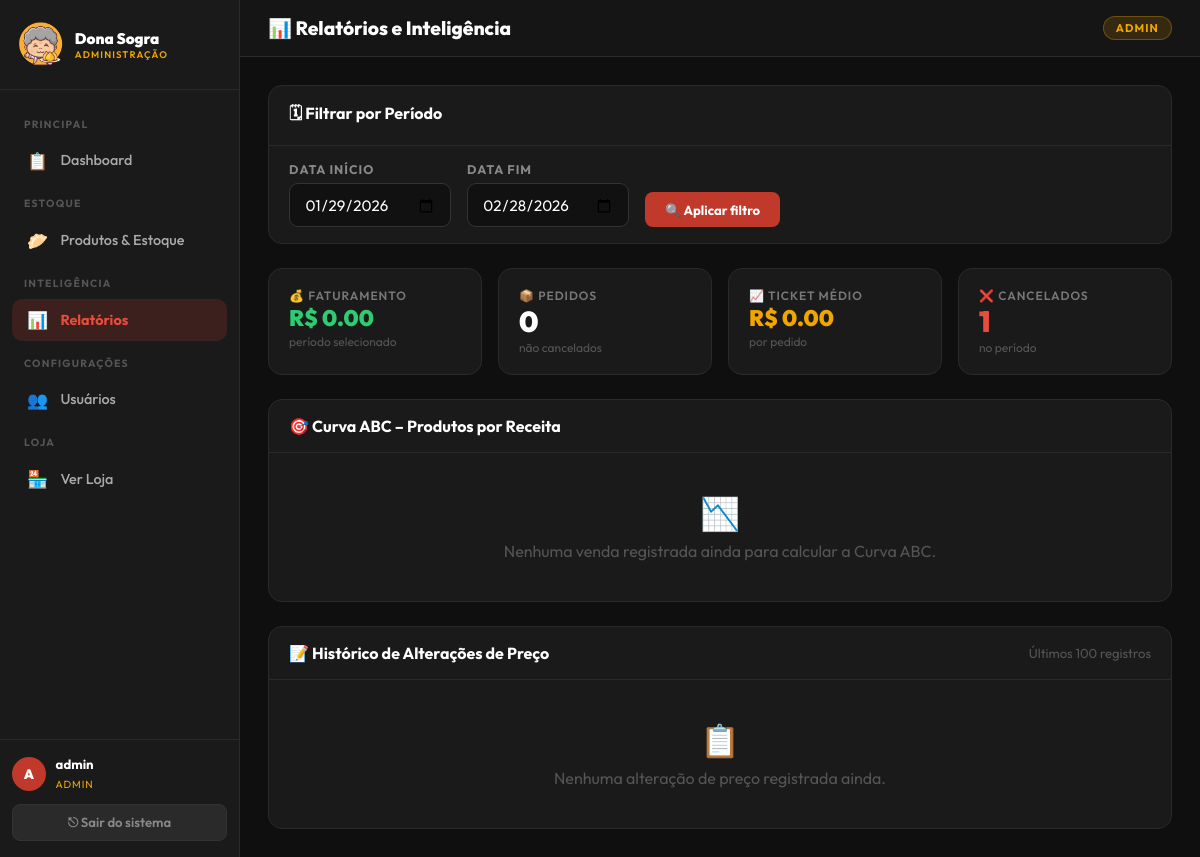
Page /admin/relatorios (signed in) on the committed database.
### models.py (models this page shows, shortened)
class User(UserMixin, db.Model):
    __tablename__ = 'users'
    id            = db.Column(db.Integer, primary_key=True)
    username      = db.Column(db.String(64), unique=True, nullable=False, index=True)
    password_hash = db.Column(db.String(256), nullable=False)
    role          = db.Column(db.String(20), nullable=False, default='staff')  # 'admin' ou 'staff'
    is_active     = db.Column(db.Boolean, nullable=False, default=True)
    created_at    = db.Column(db.DateTime, nullable=False, default=datetime.utcnow)
    cancelamentos = db.relationship('Order',    foreign_keys='Order.cancelado_por_id',    backref='cancelado_por_usuario', lazy='dynamic')
    price_logs    = db.relationship('PriceLog', foreign_keys='PriceLog.changed_by_id',    backref='alterado_por_usuario', lazy='dynamic')

### admin.py (the view, shortened to what this page needs)
@admin_bp.route('/relatorios')
@login_required
def relatorios():
    hoje = datetime.utcnow().date()
    data_inicio_str = request.args.get('inicio', (hoje - timedelta(days=30)).isoformat())
    data_fim_str    = request.args.get('fim',    hoje.isoformat())
    try:
        data_inicio = datetime.fromisoformat(data_inicio_str)
        data_fim    = datetime.fromisoformat(data_fim_str) + timedelta(days=1)
    except ValueError:
        data_inicio = datetime.utcnow() - timedelta(days=30)
        data_fim    = datetime.utcnow() + timedelta(days=1)
    q_financeiro = (Order.query
                    .filter(Order.created_at >= data_inicio)
                    .filter(Order.created_at < data_fim)
                    .filter(Order.status != 'Cancelado'))
    pedidos_periodo    = q_financeiro.all()
    total_vendas       = sum(p.total for p in pedidos_periodo)
    qtd_pedidos        = len(pedidos_periodo)
    ticket_medio       = (total_vendas / qtd_pedidos) if qtd_pedidos > 0 else 0.0
    total_cancelados   = (Order.query
                          .filter(Order.created_at >= data_inicio)
                          .filter(Order.created_at < data_fim)
                          .filter(Order.status == 'Cancelado').count())
    abc_raw = (db.session.query(
                    Product.id,
                    Product.nome,
                    func.sum(OrderItem.quantidade).label('total_unidades'),
                    func.sum(OrderItem.quantidade * OrderItem.preco_unitario_snapshot).label('receita_total')
               )
               .join(OrderItem, OrderItem.product_id == Product.id)
               .join(Order, Order.id == OrderItem.order_id)
               .filter(Order.status != 'Cancelado')
               .group_by(Product.id, Product.nome)
               .order_by(func.sum(OrderItem.quantidade * OrderItem.preco_unitario_snapshot).desc())
               .all())
    receita_total_geral = sum(r.receita_total for r in abc_raw) or 1  # evita divisão por zero
    acumulado = 0
    curva_abc = []
    historico_precos = (PriceLog.query
                        .order_by(PriceLog.changed_at.desc())
                        .limit(100)
                        .all())
    return render_template(
        'admin/relatorios.html',
        total_vendas=total_vendas,
        qtd_pedidos=qtd_pedidos,
        ticket_medio=ticket_medio,
        total_cancelados=total_cancelados,
        data_inicio_str=data_inicio_str,
        data_fim_str=data_fim_str,
        curva_abc=curva_abc,
        historico_precos=historico_precos,
    )

### app.py (called while the page is built)
@login_manager.user_loader
def load_user(user_id: str):
    return User.query.get(int(user_id))

### templates/admin/relatorios.html (shortened to what this page needs)
{% extends "admin/base_admin.html" %}
{% block page_title %}📊 Relatórios e Inteligência{% endblock %}
{% block content %}
<div class="card" style="margin-bottom:1.5rem;">
    <div class="card-header">
        <h2>🗓 Filtrar por Período</h2>
    </div>
    <div style="padding:1rem 1.25rem;">
        <form method="GET" action="{{ url_for('admin.relatorios') }}"
            style="display:flex; gap:1rem; align-items:flex-end; flex-wrap:wrap;">
            <div>
                <label class="form-label">Data início</label>
                <input type="date" name="inicio" value="{{ data_inicio_str }}" class="form-input" style="width:auto;" />
            </div>
            <div>
                <label class="form-label">Data fim</label>
                <input type="date" name="fim" value="{{ data_fim_str }}" class="form-input" style="width:auto;" />
            </div>
            <button type="submit" class="btn btn-primary" style="padding:0.6rem 1.25rem;">
                🔍 Aplicar filtro
            </button>
        </form>
    </div>
</div>
<div class="stats-grid" style="margin-bottom:1.5rem;">
    <div class="stat-card">
        <div class="stat-label">💰 Faturamento</div>
        <div class="stat-value" style="font-size:1.4rem; color:#2ecc71;">
            R$ {{ '%.2f'|format(total_vendas) }}
        </div>
        <div class="stat-sub">período selecionado</div>
    </div>
    <div class="stat-card">
        <div class="stat-label">📦 Pedidos</div>
        <div class="stat-value">{{ qtd_pedidos }}</div>
        <div class="stat-sub">não cancelados</div>
    </div>
    <div class="stat-card">
        <div class="stat-label">📈 Ticket Médio</div>
        <div class="stat-value" style="font-size:1.4rem; color:#F0A500;">
            R$ {{ '%.2f'|format(ticket_medio) }}
        </div>
        <div class="stat-sub">por pedido</div>
    </div>
    <div class="stat-card">
        <div class="stat-label">❌ Cancelados</div>
        <div class="stat-value" style="color:#e74c3c;">{{ total_cancelados }}</div>
        <div class="stat-sub">no período</div>
    </div>
</div>
<div class="card" style="margin-bottom:1.5rem;">
    <div class="card-header">
        <h2>🎯 Curva ABC – Produtos por Receita</h2>
    </div>
    {% if curva_abc %}
    <div style="overflow-x:auto;">
        <table>
            <thead>
                <tr>
                    <th>Rank</th>
                    <th>Produto</th>
                    <th>Unid. Vendidas</th>
                    <th>Receita Total</th>
                    <th>Classe</th>
                    <th>O que significa</th>
                </tr>
            </thead>
            <tbody>
                {% for item in curva_abc %}
                <tr>
                    <td style="color:#555; font-weight:700;">{{ loop.index }}º</td>
                    <td style="font-weight:600; color:#ddd;">{{ item.nome }}</td>
                    <td style="color:#aaa;">{{ item.total_unidades }}</td>
                    <td style="font-weight:700; color:#F0A500;">
                        R$ {{ '%.2f'|format(item.receita_total) }}
                    </td>
                    <td>
                        <span class="abc-{{ item.classe }}" style="font-size:1.1rem; font-weight:900;">
                            {{ item.classe }}
                        </span>
                    </td>
                    <td style="font-size:0.8rem; color:#555;">
                        {% if item.classe == 'A' %}
                        🔑 Produto vital – faturamento prioritário (top 70% da receita)
                        {% elif item.classe == 'B' %}
                        📌 Desempenho médio – atenção secundária (70–90% da receita)
                        {% else %}
                        🔻 Baixo impacto financeiro – avaliar (últimos 10% da receita)
                        {% endif %}
                    </td>
                </tr>
                {% endfor %}
            </tbody>
        </table>
    </div>
    {% else %}
    <div style="text-align:center; padding:2.5rem; color:#555;">
        <p style="font-size:2rem;">📉</p>
        <p style="margin-top:0.5rem;">Nenhuma venda registrada ainda para calcular a Curva ABC.</p>
    </div>
    {% endif %}
</div>
<div class="card">
    <div class="card-header">
        <h2>📝 Histórico de Alterações de Preço</h2>
        <span style="color:#555; font-size:0.82rem;">Últimos 100 registros</span>
    </div>
    {% if historico_precos %}
    <div style="overflow-x:auto;">
        <table>
            <thead>
                <tr>
                    <th>Data/Hora</th>
                    <th>Produto</th>
                    <th>Preço Anterior</th>
                    <th>Novo Preço</th>
                    <th>Variação</th>
                    <th>Alterado por</th>
                </tr>
            </thead>
            <tbody>
                {% for log in historico_precos %}
                {% set variacao = log.preco_novo - log.preco_anterior %}
                <tr>
                    <td style="white-space:nowrap; font-size:0.8rem; color:#666;">
                        {{ log.changed_at.strftime('%d/%m/%Y %H:%M') }}
                    </td>
                    <td style="font-weight:600; color:#ddd;">{{ log.produto.nome }}</td>
                    <td style="color:#aaa; text-decoration:line-through;">
                        R$ {{ '%.2f'|format(log.preco_anterior) }}
                    </td>
                    <td style="font-weight:700; color:#F0A500;">
                        R$ {{ '%.2f'|format(log.preco_novo) }}
                    </td>
                    <td>
                        {% if variacao > 0 %}
                        <span style="color:#e74c3c; font-weight:700;">▲ +R$ {{ '%.2f'|format(variacao) }}</span>
                        {% elif variacao < 0 %} <span style="color:#2ecc71; font-weight:700;">▼ R$ {{
                            '%.2f'|format(variacao) }}</span>
                            {% else %}
                            <span style="color:#555;">— sem variação</span>
                            {% endif %}
                    </td>
                    <td>
                        <div style="display:flex; align-items:center; gap:0.5rem;">
                            <div style="width:24px; height:24px; border-radius:50%; background:#C0392B;
                                    display:flex; align-items:center; justify-content:center;
                                    color:#fff; font-weight:900; font-size:0.7rem;">
                                {{ log.alterado_por_usuario.username[0].upper() }}
                            </div>
                            <span style="color:#aaa; font-size:0.85rem;">
                                {{ log.alterado_por_usuario.username }}
                            </span>
                        </div>
                    </td>
                </tr>
                {% endfor %}
            </tbody>
        </table>
    </div>
    {% else %}
    <div style="text-align:center; padding:2.5rem; color:#555;">
        <p style="font-size:2rem;">📋</p>
        <p style="margin-top:0.5rem;">Nenhuma alteração de preço registrada ainda.</p>
    </div>
    {% endif %}
</div>
{% endblock %}

### templates/admin/base_admin.html (shortened to what this page needs)
<!DOCTYPE html>
<html lang="pt-BR">
<head>
</head>
<body>
    <aside class="sidebar" id="sidebar">
        <div class="sidebar-brand">
            <img src="/img/logo.png" alt="Logo Dona Sogra" />
            <div class="sidebar-brand-text">
                <h2>Dona Sogra</h2>
                <p>Administração</p>
            </div>
        </div>
        <nav class="sidebar-nav">
            <span class="nav-section-label">Principal</span>
            <a href="{{ url_for('admin.dashboard') }}"
                class="nav-link {% if request.endpoint == 'admin.dashboard' %}active{% endif %}">
                <span class="nav-icon">📋</span> Dashboard
            </a>
            <span class="nav-section-label">Estoque</span>
            <a href="{{ url_for('admin.produtos') }}"
                class="nav-link {% if request.endpoint == 'admin.produtos' %}active{% endif %}">
                <span class="nav-icon">🥟</span> Produtos & Estoque
            </a>
            <span class="nav-section-label">Inteligência</span>
            <a href="{{ url_for('admin.relatorios') }}"
                class="nav-link {% if request.endpoint == 'admin.relatorios' %}active{% endif %}">
                <span class="nav-icon">📊</span> Relatórios
            </a>
            {% if current_user.role == 'admin' %}
            <span class="nav-section-label">Configurações</span>
            <a href="{{ url_for('admin.usuarios') }}"
                class="nav-link {% if request.endpoint == 'admin.usuarios' %}active{% endif %}">
                <span class="nav-icon">👥</span> Usuários
            </a>
            {% endif %}
            <span class="nav-section-label">Loja</span>
            <a href="/" class="nav-link" target="_blank">
                <span class="nav-icon">🏪</span> Ver Loja
            </a>
        </nav>
        <div class="sidebar-footer">
            <div class="user-info">
                <div class="user-avatar">{{ current_user.username[0].upper() }}</div>
                <div class="user-details">
                    <p>{{ current_user.username }}</p>
                    <span>{{ current_user.role }}</span>
                </div>
            </div>
            <a href="{{ url_for('auth.logout') }}" class="btn-logout">⎋ Sair do sistema</a>
        </div>
    </aside>
    <div class="main-content">
        <div class="topbar">
            <h1>{% block page_title %}Painel{% endblock %}</h1>
            <div class="topbar-right">
                <span class="badge-role">{{ current_user.role }}</span>
            </div>
        </div>
        <div class="page-body">
            {% block content %}{% endblock %}
        </div>
    </div>
</body>
</html>

### rows in the picture
User: username "A", username "admin", role "ADMIN"

### other values in the picture
{{ '%.2f'|format(total_vendas) }} "0.00"
{{ qtd_pedidos }} "0"
{{ '%.2f'|format(ticket_medio) }} "0.00"
{{ total_cancelados }} "1"
